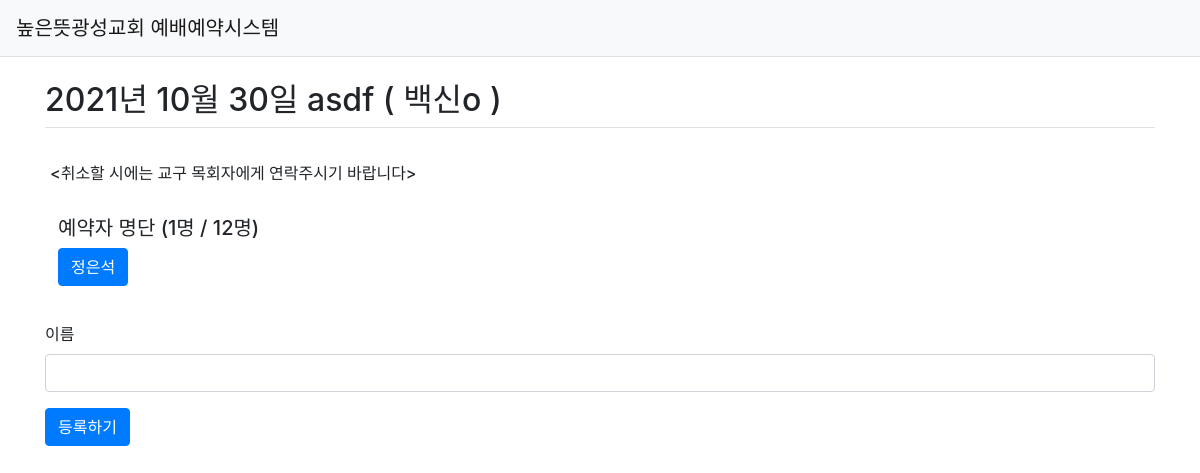
The app's page /seat/list/5, older data.
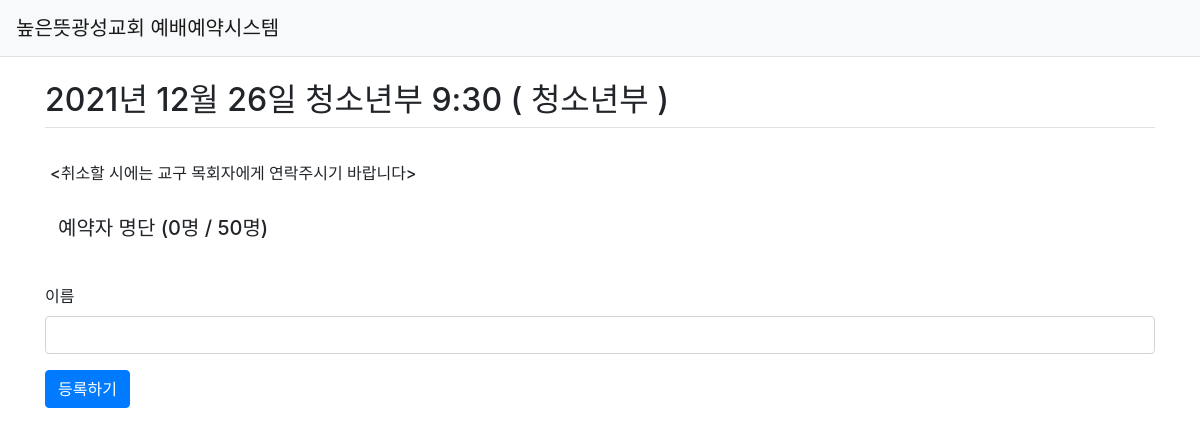
The same page, newer data.
### w_reservation/models.py (models this page shows)
class Worship(db.Model):
    id = db.Column(db.Integer, primary_key=True)
    date = db.Column(db.Date(), nullable=False)
    part = db.Column(db.String(100), nullable=False)
    limit = db.Column(db.Integer, nullable=False)
    curnum = db.Column(db.Integer, nullable=False)
    worshiptype_id = db.Column(db.Integer, db.ForeignKey('worshiptype.id',ondelete='CASCADE'))
    worshiptype = db.relationship('WorshipType', backref=db.backref('worship_set', cascade='all, delete-orphan'))

class WorshipType(db.Model):
    __tablename__ = 'worshiptype'
    id = db.Column(db.Integer, primary_key=True)
    detail = db.Column(db.String(100), nullable=True)
    bgcolor = db.Column(db.String(7), default='#FFFFFF')

class Seat(db.Model):
    id = db.Column(db.Integer, primary_key=True)
    status = db.Column(db.Integer, nullable=False)
    location = db.Column(db.String(10), nullable=False)
    user = db.Column(db.String(50), nullable=True)
    worship_id = db.Column(db.Integer, db.ForeignKey('worship.id',ondelete='CASCADE'), nullable=False)
    worship = db.relationship('Worship', backref=db.backref('seat_set', cascade='all, delete-orphan', order_by=user))

### w_reservation/views/seat_views.py (the view, shortened to what this page needs)
@bp.route('/list/<int:worship_id>', methods=('GET','POST'))
def _list(worship_id):
    worship = Worship.query.get_or_404(worship_id)
    form = RegisterSeatForm()
    return render_template('seat/seat_view.html', worship=worship, form=form)

### w_reservation/forms.py
class RegisterSeatForm(FlaskForm):
    name = StringField('이름', validators=[DataRequired('이름을 적어주십시오.')])

### w_reservation/filter.py (called while the page is built)
def format_datetime(value, fmt='%Y년 %m월 %d일'):
    return value.strftime(fmt)

### w_reservation/views/auth_views.py (called while the page is built)
@bp.before_app_request
def load_logged_in_user():
    user_id = session.get('user_id')
    if user_id is None:
        g.user = None
    else:
        g.user = User.query.get(user_id)

### w_reservation/templates/seat/seat_view.html (shortened to what this page needs)
{% extends 'base.html' %}
{% block content %}
<div class="container my-3">
    <h2 class="border-bottom py-2">{{ worship.date|datetime }} {{ worship.part }} ( {{ worship.worshiptype.detail }} )</h2>
    <div class="row my-3">
        <div class="card-body">
            <div class="card-text">
                <div class="worship_info">
                    <p class="h6">&lt;취소할 시에는 교구 목회자에게 연락주시기 바랍니다&gt;</p>
                </div>
                <br>
                <div class="users px-2 mt-0">
                    <p class="h5">예약자 명단 ({{ worship.curnum }}명 / {{ worship.limit }}명)</p>
                    {% for s in worship.seat_set %}
                        {% if s.status == 1 %}
                            {% if g.user %}
                            <button class="btn btn-primary del" data-uri="{{ url_for('seat.delete', seat_id=s.id) }}">{{ s.user }}</button>
                            {% else %}
                            <button class="btn btn-primary">{{ s.user }}</button>
                            {% endif %}
                        {% endif %}
                    {% endfor %}
                </div>
            </div>
        </div>
    </div>
    <form method="post" class="post-form my-3">
        {% if worship.curnum < worship.limit %}
        <div class="form-group">
            <label for="name">이름</label>
            <input type="text" class="form-control" name="name" id="name" value="{{ form.name.data or '' }}">
        </div>
        <button type="submit" class="btn btn-primary">등록하기</button>
        {% else %}
        <div class="alert alert-danger" role="alert">
            예약이 가득 찼습니다.
        </div>
        {% endif %}
    </form>
</div>
{% endblock %}

Row changes from the older to the newer data that the page shows:
no longer on this page (row edited): WorshipType: worshiptype.detail "백신o"
removed Seat: user "정은석"
changed Worship: date "2021년 10월 30일" → "2021년 12월 26일"; part "asdf" → "청소년부 9:30"; curnum "1" → "0"; limit "12" → "50"
added WorshipType: worshiptype.detail "청소년부"
